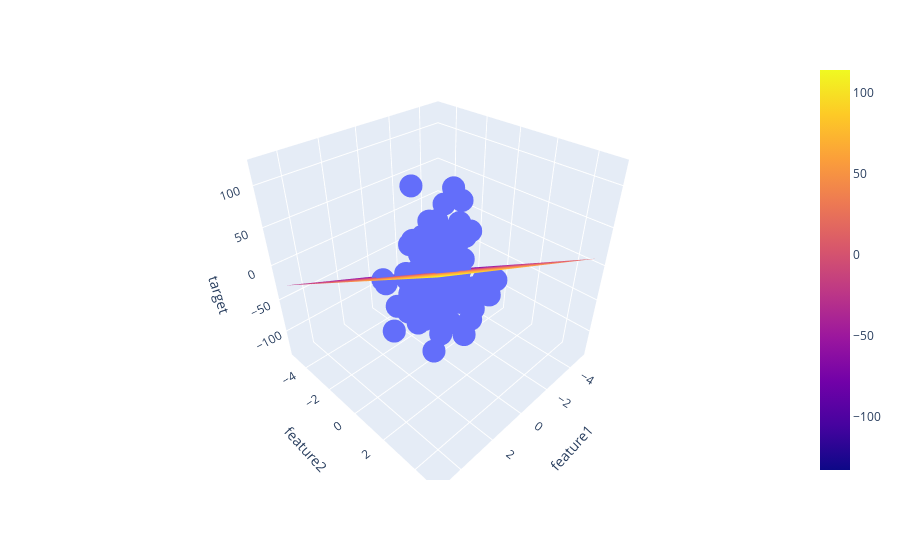

Notebook source saved alongside this figure:
### Code cell
fig = px.scatter_3d(df, x='feature1', y='feature2', z='target')

fig.add_trace(go.Surface(x = x, y = y, z =z ))

fig.show()
